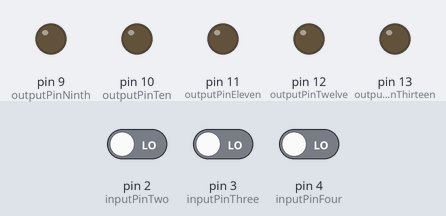
The sketch below on a simulated Arduino Uno, built with avr-gcc and run on an emulated ATmega328P. Shown: output pins drawn as LEDs (lit = HIGH). Inputs (shaded band) come from the test bench; at power-on: pin 2 (inputPinTwo) LOW, pin 3 (inputPinThree) LOW, pin 4 (inputPinFour) LOW.

Above: at 1.2 s.
1.3 s: pin 2 (inputPinTwo) driven HIGH
At 2.0 s:
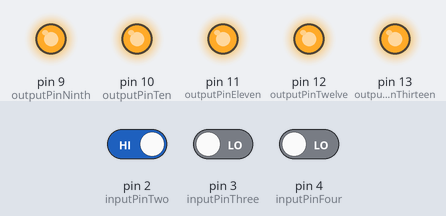
Timing chart, 0 to 4.3 s (numbered marks = the images above; inputs shaded):
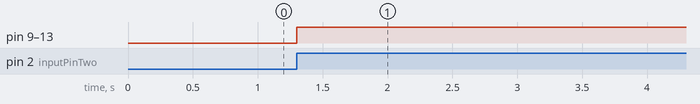

The sketch:

code.ino
```cpp
int isHigh = false;

// Input Pins

int inputPinTwo = 2;
int inputPinThree = 3;
int inputPinFour = 4;

// Output Pins
int outputPinNinth = 9;
int outputPinTen = 10;
int outputPinEleven = 11;
int outputPinTwelve = 12;
int outputPinThirteen = 13;


void setup()
{
  // Pins initilization

  pinMode(inputPinTwo,INPUT);
  pinMode(inputPinThree,INPUT);
  pinMode(inputPinFour,INPUT);

  pinMode(outputPinNinth,OUTPUT);
  pinMode(outputPinTen,OUTPUT);
  pinMode(outputPinEleven,OUTPUT);
  pinMode(outputPinTwelve,OUTPUT);
  pinMode(outputPinThirteen,OUTPUT);

}

void loop()
{

  if(digitalRead(inputPinTwo)== HIGH||
     digitalRead(inputPinThree)== HIGH ||
     digitalRead(inputPinFour)== HIGH )
  {

    digitalWrite(outputPinNinth,HIGH);
    digitalWrite(outputPinTen,HIGH);
    digitalWrite(outputPinEleven,HIGH);
    digitalWrite(outputPinTwelve,HIGH);
    digitalWrite(outputPinThirteen,HIGH);
    delay(10000);


  }

  else{
    digitalWrite(outputPinNinth,LOW);
    digitalWrite(outputPinTen,LOW);
    digitalWrite(outputPinEleven,LOW);
    digitalWrite(outputPinTwelve,LOW);
    digitalWrite(outputPinThirteen,LOW);
  }


}
```

Measured:
- after the input at 1.3 s, pin 9 (outputPinNinth), pin 10 (outputPinTen), pin 11 (outputPinEleven), pin 12 (outputPinTwelve), pin 13 (outputPinThirteen): LOW → HIGH at once
